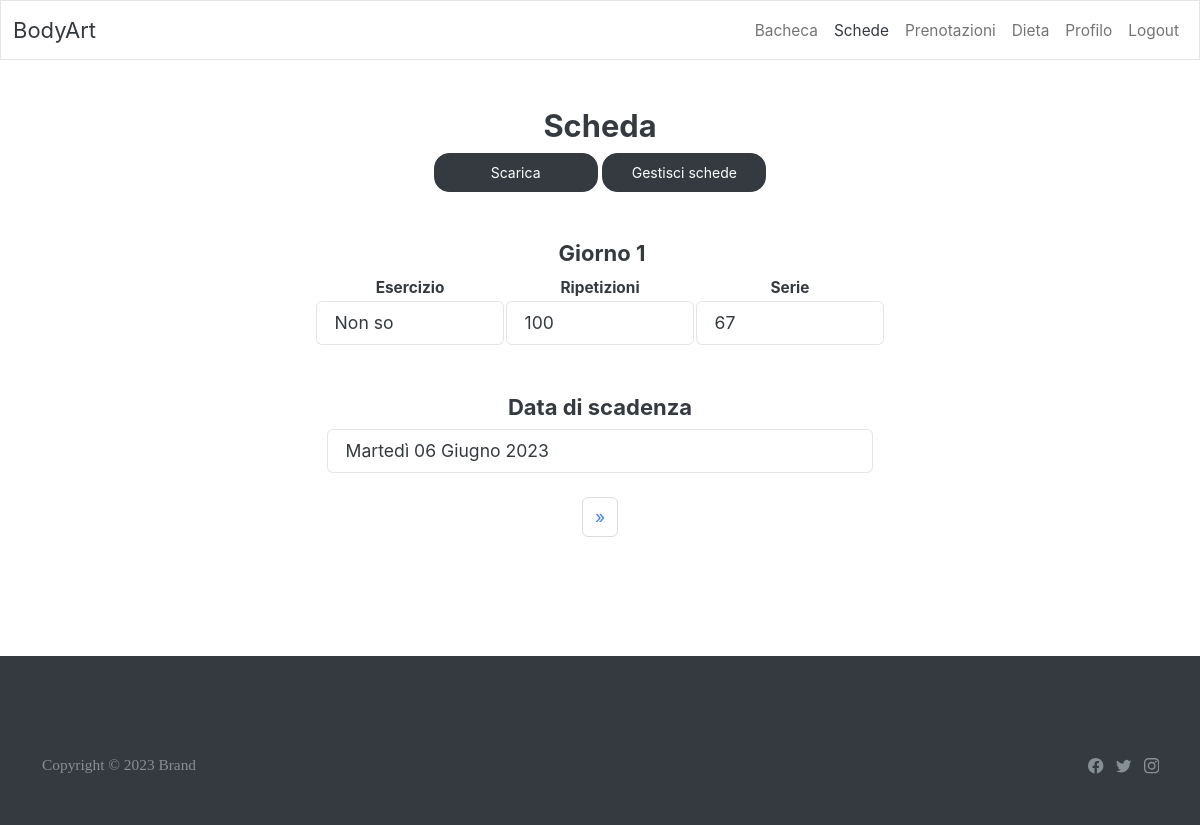
Page /workout/ (signed in) on the committed database.
### workout/models.py (models this page shows, shortened)
class WorkoutDay(models.Model):
    workout_plan = models.ForeignKey(WorkoutPlan, on_delete=models.CASCADE, related_name='workout_days')

class ExerciseSet(models.Model):
    exercise = models.ForeignKey(Exercise, on_delete=models.CASCADE)
    reps = models.IntegerField()
    sets = models.IntegerField()
    workout_day = models.ForeignKey(WorkoutDay, on_delete=models.CASCADE, related_name='exercise_sets')

class Exercise(models.Model):
    name = models.CharField(max_length=30)
    description = models.CharField(max_length=200)
    image = models.ImageField(upload_to='exercise_images', blank=True)  # TODO ?

class WorkoutPlan(models.Model):
    created = models.DateTimeField(auto_now_add=True)
    expected_end_date = models.DateTimeField()
    actual_end_date = models.DateTimeField(null=True)
    user = models.ForeignKey(GymUser, related_name='workout_plans', on_delete=models.CASCADE)

### workout/views.py (the view)
# urls.py: path('', UserWorkoutPlanView.as_view(), name='workout'),
class UserWorkoutPlanView(LoginRequiredMixin, DetailView):
    model = WorkoutPlan
    template_name = 'workout_detail.html'
    context_object_name = 'workoutPlan'
    def get_object(self, queryset=None):
        Notifications.objects.filter(pk=self.request.user.notifications.pk).update(workout=False)
        user = self.request.user
        index = int(self.request.GET.get('index')) if self.request.GET.get('index') else 0
        if index:
            try:
                return WorkoutPlan.objects.filter(user=user).order_by('-created')[int(index)]
            except IndexError:
                return None
        else:
            try:
                return WorkoutPlan.objects.filter(user=user).order_by('-created')[index]
            except IndexError:
                return None
    def get_context_data(self, **kwargs):
        total_workouts = WorkoutPlan.objects.filter(user=self.request.user).count()
        index = int(self.request.GET.get('index')) if self.request.GET.get('index') else 0
        prev_workout_url = reverse_lazy(
            'workout') + f'?index={index - 1}' if index > 0 else None
        next_workout_url = reverse_lazy('workout') + f'?index={index + 1}' \
            if index < total_workouts - 1 else None
        context = super().get_context_data(**kwargs)
        context['prev_workout_url'] = prev_workout_url
        context['next_workout_url'] = next_workout_url
        context['index'] = index
        return context

### GymApp/templatetags/custom_tags.py (called while the page is built)
@register.simple_tag()
def logged_header(request, highlighted_index: int):
    template = get_template('loggedheader.html')
    context = {
        'highlighted_index': highlighted_index,
        'user': request.user,
        'request': request
    }
    return template.render(context)

@register.simple_tag()
def page_navigation(previous_link: str, next_link: str):
    template = get_template('page_navigation_widget.html')
    context = {
        'previous_link': previous_link,
        'next_link': next_link,
    }
    return template.render(context)

### workout/templates/workout_detail.html
{% extends 'loggedbase.html' %}
{% load custom_tags %}
{% block body %}
    {% logged_header request 2 %}
    <div class="container py-5" style="margin-bottom: 5rem">
        <div class="row mb-4 mb-lg-5">
            <div class="col-md-8 col-xl-6 text-center mx-auto">
                <h3 class="fw-bold">Scheda</h3>
                <a href="{% url 'download_workout' %}?index={{ index }}"><button style="flex-grow: 1; width: 30%" class="btn btn-dark"> Scarica </button></a>
                <button style="flex-grow: 1; width: 30%" class="btn btn-dark" onclick="window.location.href = '{% url 'manage_workouts' %}'">Gestisci schede</button>
            </div>
        </div>
        <div class="row row-cols-1 row-cols-md-2 justify-content-center">
            {% if workoutPlan == None %}
                <h5 style="text-align: center"> Nessuna scheda disponibile </h5>
            {% else %}
                <div id="workoutPlanContent">
                    {% for workoutDay in workoutPlan.workout_days.all %}
                        <div class="row mb-5">
                            <div class="col-md-8 col-xl-6 text-center mx-auto">
                                <div style="display: flex;justify-content: center">
                                    <h5 id="day-title" class="fw-bold ms-1">Giorno {{ forloop.counter }}</h5>
                                </div>
                            </div>
                            <table>
                                <thead>
                                <tr>
                                    <th style="text-align: center" width="33%">Esercizio</th>
                                    <th style="text-align: center" width="33%">Ripetizioni</th>
                                    <th style="text-align: center" width="33%">Serie</th>
                                </tr>
                                </thead>
                                <tbody id="workoutDayTable-1">
                                {% for exercise_set in workoutDay.exercise_sets.all %}
                                    <tr title="{{ exercise_set.exercise.description }}">
                                        <td>
                                            <fieldset>
                                                <input class="form-control" type="text" min="1" max="100"
                                                       value="{{ exercise_set.exercise.name }}" readonly="readonly">
                                            </fieldset>
                                        </td>
                                        <td>
                                            <fieldset>
                                                <input class="form-control" type="text" min="1" max="100"
                                                       value="{{ exercise_set.reps }}" readonly="readonly">
                                            </fieldset>
                                        </td>
                                        <td>
                                            <fieldset>
                                                <input class="form-control" type="text" min="1" max="100"
                                                       value="{{ exercise_set.sets }}" readonly="readonly">
                                            </fieldset>
                                        </td>
                                    </tr>
                                {% endfor %}
                                </tbody>
                            </table>
                        </div>
                    {% endfor %}
                    <div class="mb-4 fa-bold" id="workoutExpirationDayContent">
                        {% if workoutPlan.actual_end_date %}
                            <h5 style="text-align: center">Scaduto</h5>
                            <input class="form-control" type="text" readonly="readonly"
                                   value="{{ workoutPlan.actual_end_date|date:"l d F Y" }}">
                        {% else %}
                            <h5 style="text-align: center">Data di scadenza</h5>
                            <input class="form-control" type="text" readonly="readonly"
                                   value="{{ workoutPlan.expected_end_date|date:"l d F Y" }}">
                        {% endif %}
                    </div>
                </div>
            {% endif %}
        </div>
        {% page_navigation prev_workout_url next_workout_url %}
    </div>
{% endblock %}

### rows in the picture
ExerciseSet: exercise.name "Non so", reps "100", sets "67"
WorkoutPlan: expected_end_date "Martedì 06 Giugno 2023"
